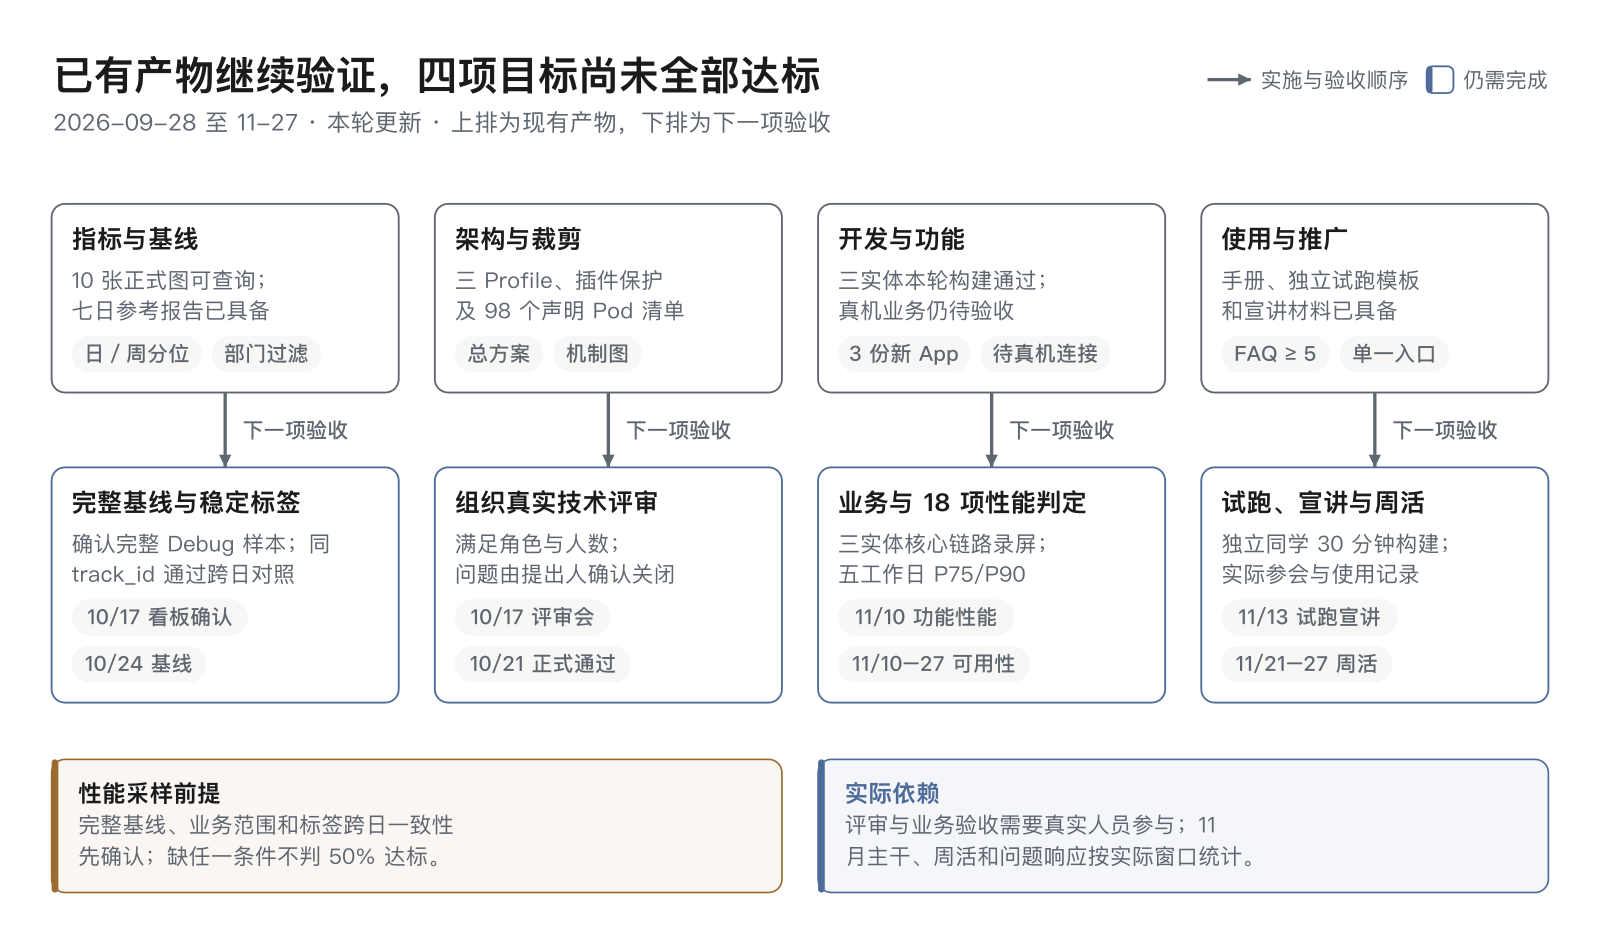

The script that saved this image:
#!/usr/bin/env python3
import sys
from pathlib import Path
ROOT = Path(__file__).resolve().parents[3]
sys.path.insert(0, str(ROOT / "scripts"))
from diagram_kit import Diagram, LayoutError

W = 1240
d = Diagram(W, 900,
            title="已有产物继续验证，四项目标尚未全部达标",
            subtitle="2026-09-28 至 11-27 · 本轮更新 · 上排为现有产物，下排为下一项验收")
d.legend([("line", "实施与验收顺序", "main"), ("card", "仍需完成", "accent")])

M, GAP = 40, 28
xs = d.cols(4, M, W - 2 * M, GAP)
CW = xs[0][1]

top = [
    ("a1", "指标与基线", "10 张正式图可查询；七日参考报告已具备", ["日／周分位", "部门过滤"]),
    ("a2", "架构与裁剪", "三 Profile、插件保护及 98 个声明 Pod 清单", ["总方案", "机制图"]),
    ("a3", "开发与功能", "三实体本轮构建通过；真机业务仍待验收", ["3 份新 App", "待真机连接"]),
    ("a4", "使用与推广", "手册、独立试跑模板和宣讲材料已具备", ["FAQ ≥ 5", "单一入口"]),
]
bot = [
    ("b1", "完整基线与稳定标签", "确认完整 Debug 样本；同 track_id 通过跨日对照", ["10/17 看板确认", "10/24 基线"]),
    ("b2", "组织真实技术评审", "满足角色与人数；问题由提出人确认关闭", ["10/17 评审会", "10/21 正式通过"]),
    ("b3", "业务与 18 项性能判定", "三实体核心链路录屏；五工作日 P75/P90", ["11/10 功能性能", "11/10–27 可用性"]),
    ("b4", "试跑、宣讲与周活", "独立同学 30 分钟构建；实际参会与使用记录", ["11/13 试跑宣讲", "11/21–27 周活"]),
]
y1 = 158
T, B = {}, {}
for (x, w), (cid, t, desc, chips) in zip(xs, top):
    T[cid] = d.card(cid, x, y1, w, t, desc=desc, chips=chips)
maxb = max(c.bottom for c in T.values())
y2 = maxb + 58
for (x, w), (cid, t, desc, chips) in zip(xs, bot):
    B[cid] = d.card(cid, x, y2, w, t, desc=desc, chips=chips, tone="accent")
for a, b in zip("1234", "1234"):
    d.edge(T["a"+a], B["b"+b], a_side="bottom", b_side="top",
           label="下一项验收", style="main", align=T["a"+a].cx)

yn = max(c.bottom for c in B.values()) + 44
nw = (W - 2 * M - GAP) / 2
d.note("n1", M, yn, nw, "性能采样前提",
       "完整基线、业务范围和标签跨日一致性先确认；缺任一条件不判 50% 达标。", tone="orange")
d.note("n2", M + nw + GAP, yn, nw, "实际依赖",
       "评审与业务验收需要真实人员参与；11 月主干、周活和问题响应按实际窗口统计。", tone="accent")
d.H = yn + 130

OUT = Path(sys.argv[1]) if len(sys.argv) > 1 else Path(__file__).with_name("arch.svg")
out = OUT
print(d.save(str(out), drawio=str(out.with_suffix(".drawio"))))
